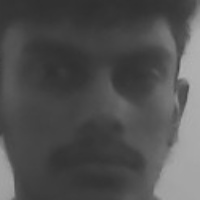
#> input picture dataset/hiruna/user_100.jpg, 200 x 200 px
$ python app.py
#> lines starting #> are read from the running program, lines starting #| are printed output that depends on the picture
import cv2
import numpy as np
import os

def load_and_train_dataset():
    dataset_dir = "dataset"
    if not os.path.exists(dataset_dir) or len(os.listdir(dataset_dir)) == 0:
        print("No registered employees found. Please run data_gather.py first!")
        return None, {}

    # Initialize the OpenCV Local Binary Patterns Histograms recognizer
    recognizer = cv2.face.LBPHFaceRecognizer_create()

    faces_data = []
    labels_data = []
    id_to_name = {}
    current_id = 1

    print("Loading biometric database maps...")
    for folder_name in os.listdir(dataset_dir):
        folder_path = os.path.join(dataset_dir, folder_name)
        if os.path.isdir(folder_path):
            id_to_name[current_id] = folder_name

            for file_name in os.listdir(folder_path):
                if file_name.endswith(('.jpg', '.jpeg', '.png')):
                    img_path = os.path.join(folder_path, file_name)
                    img = cv2.imread(img_path, cv2.IMREAD_GRAYSCALE)
#> img is the input picture: shape (200, 200); min 47, max 181, mean 79.9

                    if img is not None:
                        faces_data.append(img)
                        labels_data.append(current_id)
            current_id += 1
#> current_id = 2

    if len(faces_data) == 0:
        return None, {}

    print("Training patterns... System starting up.")
    recognizer.train(faces_data, np.array(labels_data))
    return recognizer, id_to_name

def main():
    recognizer, id_to_name = load_and_train_dataset()
    if recognizer is None:
        return

    face_cascade = cv2.CascadeClassifier(cv2.data.haarcascades + 'haarcascade_frontalface_default.xml')
    cap = cv2.VideoCapture(0)

    # Tracking Filter Cache to stop the "giggling" error
    coord_history = []
    frame_count = 0
    scan_y_dir = 1
    scan_y_pos = 0

    while True:
        ret, frame = cap.read()
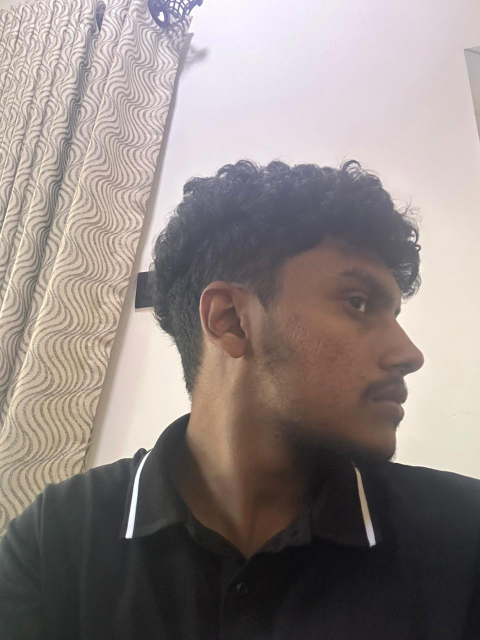
#> input picture hiruna face 3.jpeg, 960 x 1280 px, given in place of the camera (shown at 1/2 size)
#> frame is the input picture: shape (1280, 960, 3); mean B, G, R 131.4, 134.2, 144
        if not ret:
            break

        frame_count += 1
        gray = cv2.cvtColor(frame, cv2.COLOR_BGR2GRAY)
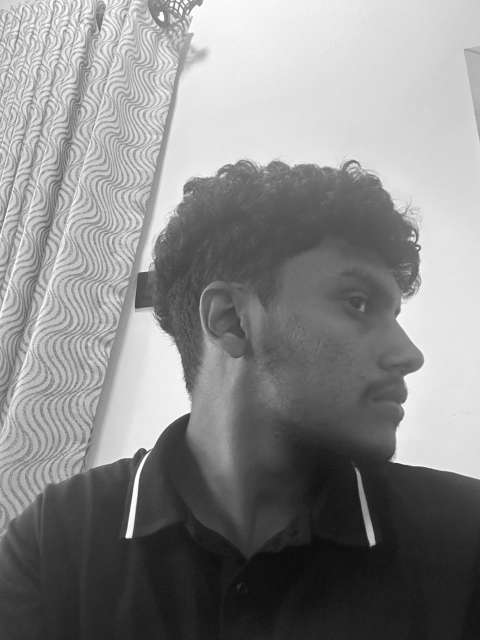
#> gray: shape (1280, 960) (shown at 1/2 size); min 8, max 255, mean 136.8
        faces = face_cascade.detectMultiScale(gray, scaleFactor=1.1, minNeighbors=5, minSize=(100, 100))
#> faces = ()

        target_box = None

        if len(faces) > 0:
            # Sort to grab the largest face in front of camera
            faces = sorted(faces, key=lambda b: b[2]*b[3], reverse=True)
            coord_history.append(faces[0])
            if len(coord_history) > 8:
                coord_history.pop(0)
        elif len(coord_history) > 0:
            # Brief hold if face drops for a frame
            if frame_count % 5 == 0:
                coord_history.pop(0)

        if len(coord_history) > 0:
            # Apply linear smoothing filter across history frames to prevent giggling
            target_box = np.mean(coord_history, axis=0).astype(int)

        if target_box is not None:
            x, y, w, h = target_box
            live_crop = gray[y:y+h, x:x+w]

            name_text = "UNKNOWN"
            if live_crop.size > 0:
                live_crop_resized = cv2.resize(live_crop, (200, 200))
                label_id, confidence = recognizer.predict(live_crop_resized)

                # Confidence score check for dynamic role tagging
                if confidence < 95:
                    raw_name = id_to_name.get(label_id, "User")
                    # Dynamically add custom titles depending on who is detected
                    if raw_name.lower() == "hiruna":
                        name_text = "HR - Hiruna"
                    elif raw_name.lower() == "manoj":
                        name_text = "Employee - Manoj"
                    else:
                        name_text = f"Employee - {raw_name.capitalize()}"

            # UI HUD Color Setup - Cyber Blue (BGR: 255, 191, 0)
            hud_color = (255, 191, 0)

            # 1. Tech Corner Brackets
            d = 20 # Line length
            t = 3  # Thickness
            cv2.line(frame, (x, y), (x + d, y), hud_color, t)
            cv2.line(frame, (x, y), (x, y + d), hud_color, t)
            cv2.line(frame, (x + w, y), (x + w - d, y), hud_color, t)
            cv2.line(frame, (x + w, y), (x + w, y + d), hud_color, t)
            cv2.line(frame, (x, y + h), (x + d, y + h), hud_color, t)
            cv2.line(frame, (x, y + h), (x, y + h - d), hud_color, t)
            cv2.line(frame, (x + w, y + h), (x + w - d, y + h), hud_color, t)
            cv2.line(frame, (x + w, y + h), (x + w, y + h - d), hud_color, t)

            # 2. Center Reticle Target Crosshair
            cx, cy = x + w // 2, y + h // 2
            cv2.circle(frame, (cx, cy), 3, hud_color, -1)

            # 3. Animated Scanning Laser Line
            scan_y_pos += 4 * scan_y_dir
            if scan_y_pos >= h or scan_y_pos <= 0:
                scan_y_dir *= -1
            current_laser_y = y + scan_y_pos
            cv2.line(frame, (x + 5, current_laser_y), (x + w - 5, current_laser_y), hud_color, 1)

            # 4. Telemetry Layout Strings
            if "UNKNOWN" in name_text:
                status_str = f"[ TARGET_UNKNOWN: {name_text} ]"
            else:
                status_str = f"[ AUTHENTICATED: Hi {name_text} ]"

            cv2.putText(frame, status_str, (x, y - 12), cv2.FONT_HERSHEY_SIMPLEX, 0.55, hud_color, 2)
            cv2.putText(frame, f"X_COORD: {cx}  Y_COORD: {cy}", (x, y + h + 18), cv2.FONT_HERSHEY_SIMPLEX, 0.4, hud_color, 1)
            cv2.putText(frame, "SYS_LOCK: ACTIVE", (x, y + h + 34), cv2.FONT_HERSHEY_SIMPLEX, 0.4, hud_color, 1)

        cv2.imshow("Cybernetic Biometric HUD Scanner", frame)
        if cv2.waitKey(1) & 0xFF == ord('q'):
#> (key q is pressed here)
            break

    cap.release()
    cv2.destroyAllWindows()

if __name__ == "__main__":
    main()
